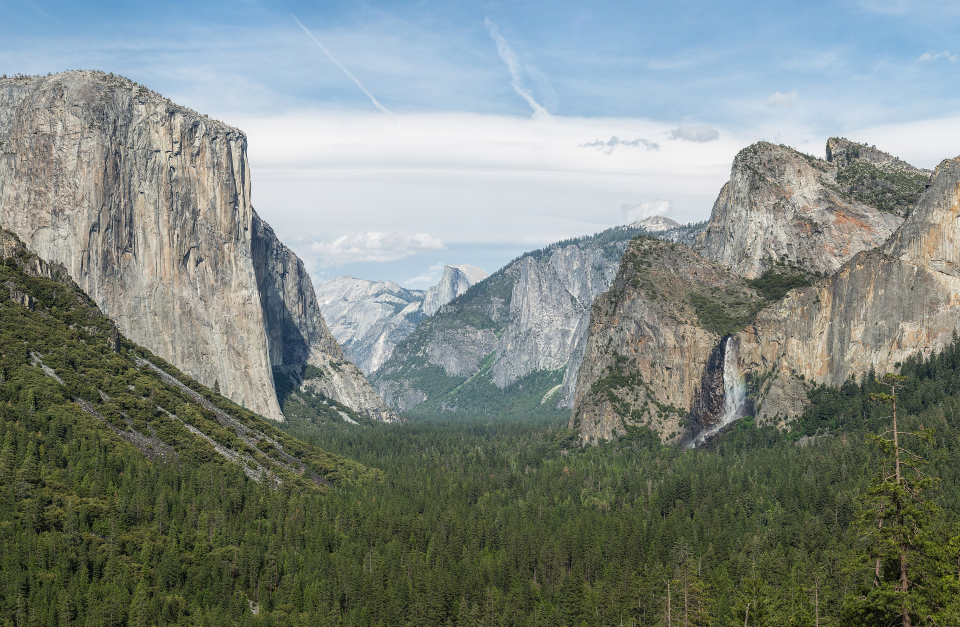
#> input picture nbs/Yosemite_NP_M.jpg, 2880 x 1880 px (shown at 1/3 size)
$ jupyter execute 99_index.ipynb   (shell and % lines are left out)
#> lines starting #> are read from the running program, lines starting #| are printed output that depends on the picture
### boxsim/trajectory.py
#AUTOGENERATED! DO NOT EDIT! File to edit: dev/00_trajectory.ipynb (unless otherwise specified).

__all__ = ['show_img', 'sliceImage', 'rotate', 'get_image_patch', 'Trajectory', 'mark_key_points']

#Cell
# export
import matplotlib.pyplot as plt
import cv2
import PIL
import numpy as np

#Cell
def show_img(im, figsize=None, ax=None, alpha=None):
    ' Show a numpy image '
    if not ax: fig, ax = plt.subplots(figsize=figsize)
    ax.imshow(im, alpha=alpha)
    ax.set_axis_off()
    return ax

#Cell
# [47 lines left out: functions sliceImage, rotate, get_image_patch, not called in this run]

#Cell

class Trajectory:
    "Creates a random walk trajectory of `length` steps based on the `img`"
    def __init__(self, img, length, xyscale=1, zscale=0.1, zcycles=3, acycles=3, deg=5, startpos=[1000,1000]):
        # global START_POS
        self.img = img
        self.startpos = startpos
        # START_POS = np.array(startpos)
        theta = 2 * np.pi * (np.random.rand(length) - 0.5) * 0.4
        theta = np.cumsum(theta, axis=0)
        z = np.sin(np.linspace(0, zcycles * 2 * np.pi, num=length)) * zscale + 1
        angles = (np.sin(np.linspace(0, acycles * 2 * np.pi, num=length)) * 0.5 + 0.5) * deg
        xy = np.column_stack((np.cos(theta), np.sin(theta)))
        xy[0,0], xy[0,1] = 0, 0  # start at zero
        xy = ((np.cumsum(xy, axis=0)) * xyscale)
        self.xyza = np.column_stack((xy, z, angles))
        self.i = 0
        self.length = length
        self.size=[400, 600]

    # [22 lines left out: functions __next__, get_first, not called in this run]

    def __iter__(self):
        return self


#Cell
# [7 lines left out: function mark_key_points, not called in this run]

### nbs/99_index.ipynb
[cell 1]
# default_exp index

# Welcome to BoxSim Simulation of imaging functions for ROV

> experimental simulator for Boxfish
> Code to run image aquisition simulation and trajectories.
> cool

[cell 2]
# # hide
# from boxsim.trajectory import *
# from nbdev.showdoc import show_doc

[cell 3]
# hide

[cell 4]
# export
import matplotlib.pyplot as plt
import cv2

import PIL
import numpy as np

import moviepy.editor as mvp
from boxsim.trajectory import *

[cell 5]
# hide
# Future possibly
# `pip install your_project_name`

# Boxfish Simulator

> Example input image

[cell 6]
main_img = np.asarray(PIL.Image.open("Yosemite_NP_M.jpg"))
#> main_img is the input picture: shape (1880, 2880, 3); mean R, G, B 127.3, 136.3, 130
show_img(main_img)

> Show the trajectory of the random walk around the image
- X,Y dimensions are in pixels and starts at pixel 0,0

[cell 7]
traj= Trajectory(np.asarray(PIL.Image.open("Yosemite_NP_M.jpg")), 50)
#> in __init__, `self.startpos = startpos`: self.startpos = [1000, 1000]
plt.plot(traj.xyza[:,0], traj.xyza[:,1])
plt.legend(['Ground Truth XY trajectory'])
plt.title('2d XY')
plt.show()
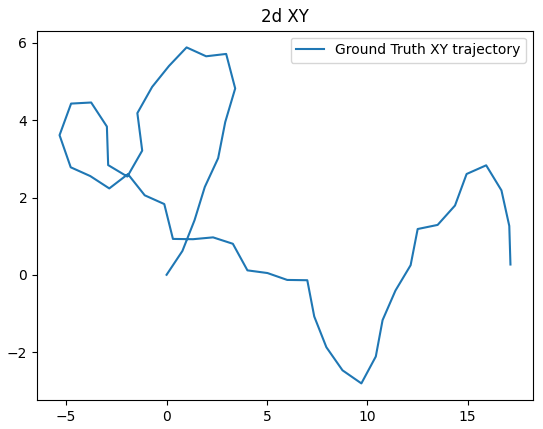
#> figure drawn by matplotlib, 1 panel

> Show result video

[cell 8]
mvp.ipython_display('out.mp4', loop=True)
#> (this line was passed over: moviepy is not available in this run)
